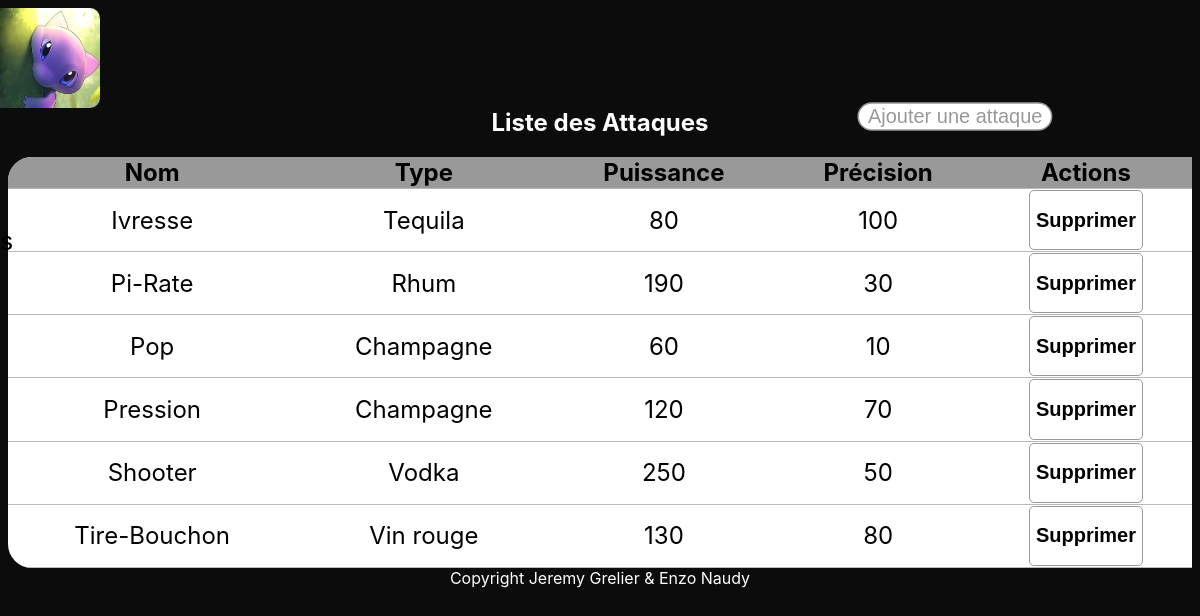
/Site/attaques.php, run on the app's committed database.
### tables this page shows
CREATE TABLE IF NOT EXISTS `ATTAQUE` (
  `IdAttaque` int(11) NOT NULL AUTO_INCREMENT,
  `NomAttaque` text NOT NULL,
  `Puissance` int(11) NOT NULL,
  `Precision` int(11) NOT NULL,
  `TypeAttaque` int(11) NOT NULL,
  PRIMARY KEY (`IdAttaque`),
  KEY `TypeAttaque` (`TypeAttaque`)
);

CREATE TABLE IF NOT EXISTS `TYPE` (
  `IdType` int(11) NOT NULL AUTO_INCREMENT,
  `NomType` text NOT NULL,
  PRIMARY KEY (`IdType`)
);

### Site/attaques.php (the view, shortened to what this page needs)
<!DOCTYPE html>
<html>
<head>
  <link rel="stylesheet" href="css/monsite.css" />
</head>
<body>
  <?php include "topnav.php" ?>
  <div class="listeEspece">
    <h2>Liste des Attaques</h2>
    <?php
    include "connect.php";  ?>
    <table>
      <tr>
        <th>Nom</th>
        <th>Type</th>
        <th>Puissance</th>
        <th>Précision</th>
        <th>Actions</th>
      </tr>
      <tbody>
        <?php
        $requete = "select * from ATTAQUE, TYPE where ATTAQUE.TypeAttaque = TYPE.idType order by ATTAQUE.nomAttaque asc";
        if ($res = $dbh->query($requete))
          $attaques =  $res->fetchAll();
        foreach ($attaques as $att) {
          echo '<td>' . $att['NomAttaque'] . '</td>';
          echo '<td>' . $att['NomType'] . '</td>';
          echo '<td>' . $att['Puissance'] . '</td>';
          echo '<td>' . $att['Precision'] . '</td>';
          echo '<td><form method="post" action="./delete/deleteAttaque.php">
                      <button type="submit" name="btnEnvoiForm" title="Envoyer"><h2 style="color:black">Supprimer</h2></button>
                      <input type="hidden" name="id" value="' . $att['IdAttaque'] . '"/>
                      <input type="hidden" name="name" value="' . $att['NomAttaque'] . '"/>
                    </form></td>';
        }
        ?>
      </tbody>
    </table>
    <button id="openModal">Ajouter une attaque</button>
  </div>
  <?php include "footer.php" ?>
</body>
</html>

### Site/topnav.php (shortened to what this page needs)
<html lang="en">
<head>
    <link rel="stylesheet" href="css/monsite.css" />
</head>
<body>
    <div id="mySidenav" class="sidenav">
        <a id="closeBtn" href="#" class="close button"><img src="assets/Mewnu.png" alt="menu" class="MewShown" /></a>
    </div>
</body>
</html>

### Site/footer.php
<html lang="en">
<body>
    <footer>
        Copyright Jeremy Grelier & Enzo Naudy
    </footer>
</body>
</html>

### Site/css/monsite.css (style rules this page uses)
a { color: #999999; text-decoration: none; }
h2 { color: white; }
body { background-image: url('../assets/background.jpg'); background-color: #0c0c0c; font-family: -apple-system, BlinkMacSystemFont, 'Segoe UI', Roboto, Oxygen, Ubuntu, Cantarell, 'Open Sans', 'Helvetica Neue', sans-serif; align-content: center; align-items: center; justify-content: center; text-align: center; scroll-behavior: smooth; background-repeat: no-repeat; background-size: cover; background-position: fixed; -webkit-background-size: cover; -moz-background-size: cover; -o-background-size: cover; }
button { background-color: white; border: 1px solid #999999; color: #999999; border-radius: 5px; }
th { background-color: #999999; }
img { border-radius: 10px; }
#openModal { position: absolute; top: 0; right: 15%; scale: 1.5; margin-top: 8em; border-radius: 16px; }
.listeEspece { margin-top: 100px; }
table { width: 100%; border-collapse: collapse; border-radius: 1em; overflow: hidden; position: relative; display: table; background-color: white; margin: 0 auto; font-size: x-large; border-bottom-right-radius: 0; border-top-right-radius: 0; }
.listeEspece tr { padding-bottom: 1%; border-bottom: 1px solid #bdb7b2; }
.sidenav { height: 100%; width: 250px; position: fixed; z-index: 1; top: 0; left: -250px; background-image: url("../assets/BackgroundMewnu.png"); padding-top: 60px; transition: left 0.5s ease; }
.sidenav a { padding: 8px 8px 8px 32px; text-decoration: none; font-size: 25px; color: black; display: block; transition: 0.3s; }
.sidenav .close { position: absolute; top: 0; left: 218px; }
.MewShown { position: sticky; height: 100px; width: 100px; z-index: 1; border-top-left-radius: 0; border-bottom-left-radius: 0; }
footer { color: white; }

### data on the page
attaque: NomAttaque "Ivresse", TypeAttaque.NomType "Tequila", Puissance "80", Precision "100"
attaque: NomAttaque "Pi-Rate", TypeAttaque.NomType "Rhum", Puissance "190", Precision "30"
attaque: NomAttaque "Pop", TypeAttaque.NomType "Champagne", Puissance "60", Precision "10"
attaque: NomAttaque "Pression", TypeAttaque.NomType "Champagne", Puissance "120", Precision "70"
attaque: NomAttaque "Shooter", TypeAttaque.NomType "Vodka", Puissance "250", Precision "50"
attaque: NomAttaque "Tire-Bouchon", TypeAttaque.NomType "Vin rouge", Puissance "130", Precision "80"
